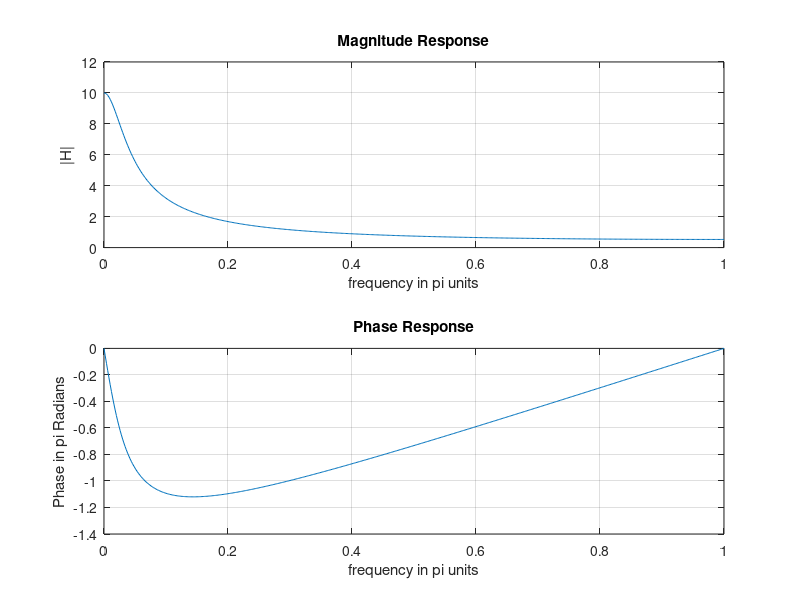

MATLAB code to generate this figure:
clc;
clear all;
close all;

w = [0:1:500] * pi / 500;
H = exp(j * w) ./ (exp(j * w) - 0.9 * ones(1, 501));

magH = abs(H);
angH = angle(H);

subplot(2, 1, 1);
plot(w / pi, magH);
grid;
title('Magnitude Response');
xlabel('frequency in pi units');
ylabel('|H|');

subplot(2, 1, 2);
plot(w / pi, angH);
grid;
title('Phase Response');
xlabel('frequency in pi units');
ylabel('Phase in pi Radians');
